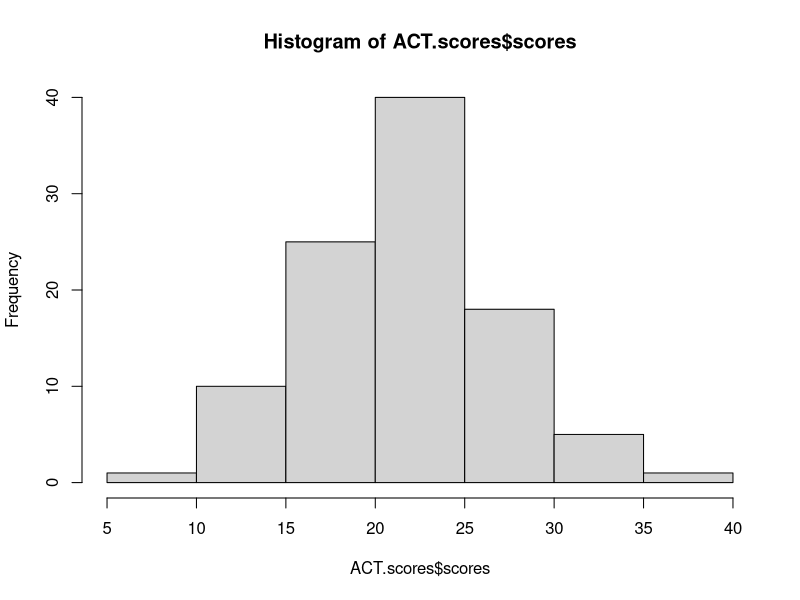
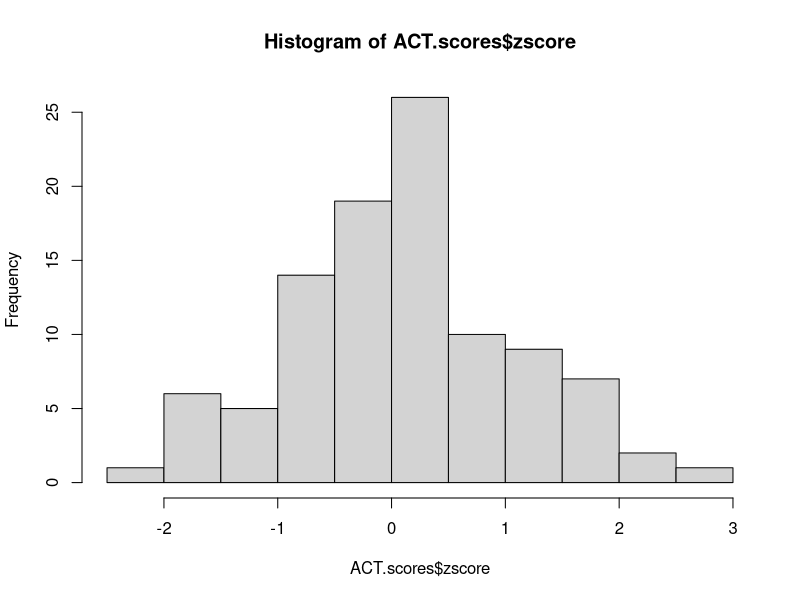
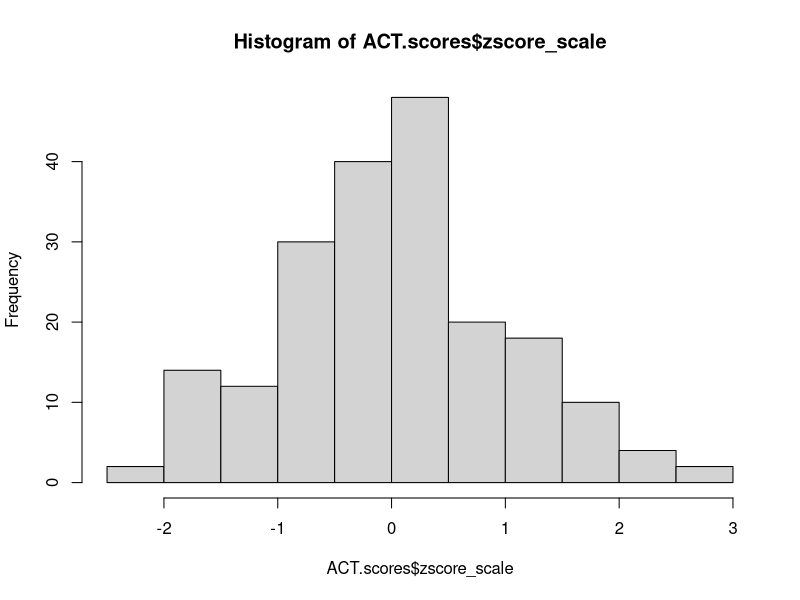
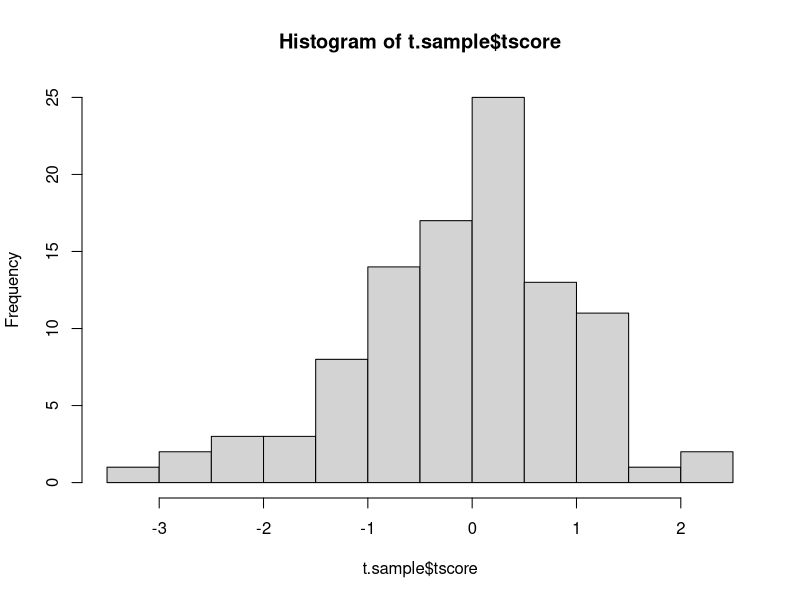

R code for these plots, in order:
## ---- chunk 1
ACT.scores<-data.frame(rnorm(100, mean=21, sd=5.3))
names(ACT.scores)<-"scores"

mean(ACT.scores$scores)
sd(ACT.scores$scores)
## ---- chunk 2
z.score<-(29-21)/5.3
z.score
## ---- chunk 3
library(tidyverse)
ACT.scores<-ACT.scores %>%
  mutate(zscore=(scores-21)/5.3)

ACT.scores$zscore_scale<-scale(ACT.scores)

hist(ACT.scores$scores)
hist(ACT.scores$zscore)
hist(ACT.scores$zscore_scale)
## ---- chunk 4
score<-qnorm(0.67,mean=21,sd=5.3)
score
## ---- chunk 5
t.sample<-data.frame(rt(100, df=10))
names(t.sample)<-"tscore"
hist(t.sample$tscore)
## ---- chunk 6

## ---- chunk 7
dist<-qnorm(0.9,mean=3.6,sd=1.2)
dist
